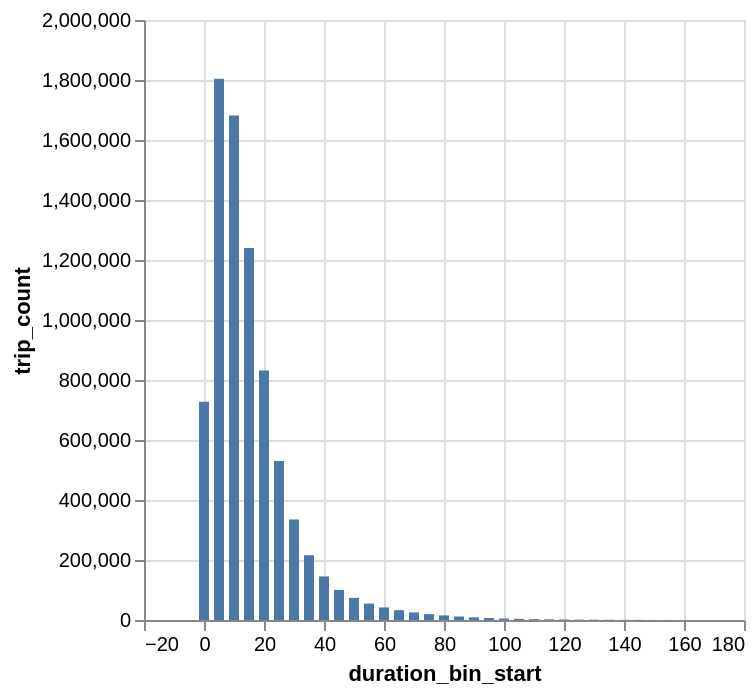

The code cell stored with this chart in its notebook:
### Code cell
duration_hist = (
    all_data_df
    .filter(
        (pl.col("trip_duration_minutes") > 0)
        & (pl.col("trip_duration_minutes") <= 180)
    )
    .with_columns(
        (pl.col("trip_duration_minutes") // 5 * 5).alias("duration_bin_start")
    )
    .group_by("duration_bin_start")
    .agg(
        pl.len().alias("trip_count")
    )
    .sort("duration_bin_start")
)

duration_hist.plot.bar(
    x="duration_bin_start",
    y="trip_count",
)

### Figure 1 — Vega-Lite specification as saved in the notebook (floating-point values rounded to 4 significant figures)
{"config": {"view": {"continuousWidth": 300, "continuousHeight": 300}}, "data": {"name": "data-cb83f6744c8b3b65582d24412bab0304"}, "mark": {"type": "bar", "tooltip": true}, "encoding": {"x": {"field": "duration_bin_start", "type": "quantitative"}, "y": {"field": "trip_count", "type": "quantitative"}}, "params": [{"name": "param_1e9efca18e7a2868", "select": {"type": "interval", "encodings": ["x", "y"]}, "bind": "scales"}], "$schema": "https://vega.github.io/schema/vega-lite/v6.4.1.json", "datasets": {"data-cb83f6744c8b3b65582d24412bab0304": [{"duration_bin_start": 0.0, "trip_count": 727281}, {"duration_bin_start": 5.0, "trip_count": 1804410}, {"duration_bin_start": 10.0, "trip_count": 1681688}, {"duration_bin_start": 15.0, "trip_count": 1240075}, {"duration_bin_start": 20.0, "trip_count": 831490}, {"duration_bin_start": 25.0, "trip_count": 529831}, {"duration_bin_start": 30.0, "trip_count": 335078}, {"duration_bin_start": 35.0, "trip_count": 215938}, {"duration_bin_start": 40.0, "trip_count": 145270}, {"duration_bin_start": 45.0, "trip_count": 100363}, {"duration_bin_start": 50.0, "trip_count": 73886}, {"duration_bin_start": 55.0, "trip_count": 54782}, {"duration_bin_start": 60.0, "trip_count": 41917}, {"duration_bin_start": 65.0, "trip_count": 32775}, {"duration_bin_start": 70.0, "trip_count": 25328}, {"duration_bin_start": 75.0, "trip_count": 19626}, {"duration_bin_start": 80.0, "trip_count": 15248}, {"duration_bin_start": 85.0, "trip_count": 11673}, {"duration_bin_start": 90.0, "trip_count": 8816}, {"duration_bin_start": 95.0, "trip_count": 6741}, {"duration_bin_start": 100.0, "trip_count": 5034}, {"duration_bin_start": 105.0, "trip_count": 3908}, {"duration_bin_start": 110.0, "trip_count": 2917}, {"duration_bin_start": 115.0, "trip_count": 2224}, {"duration_bin_start": 120.0, "trip_count": 1675}, {"duration_bin_start": 125.0, "trip_count": 1211}, {"duration_bin_start": 130.0, "trip_count": 994}, {"duration_bin_start": 135.0, "trip_count": 705}, {"duration_bin_start": 140.0, "trip_count": 514}, {"duration_bin_start": 145.0, "trip_count": 460}, {"duration_bin_start": 150.0, "trip_count": 276}, {"duration_bin_start": 155.0, "trip_count": 243}, {"duration_bin_start": 160.0, "trip_count": 166}, {"duration_bin_start": 165.0, "trip_count": 143}, {"duration_bin_start": 170.0, "trip_count": 119}, {"duration_bin_start": 175.0, "trip_count": 84}]}}
